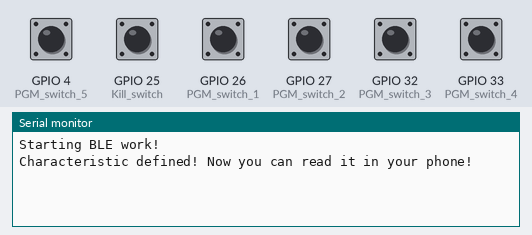
A sketch run on a simulated ESP32. On the bench: the last lines printed to the serial monitor. The inputs (shaded band) are chosen by the test bench; at power-on: GPIO 4 (PGM_switch_5), GPIO 25 (Kill_switch), GPIO 26 (PGM_switch_1), GPIO 27 (PGM_switch_2), GPIO 32 (PGM_switch_3), GPIO 33 (PGM_switch_4) LOW. Nothing arrives over Bluetooth unless stated; a phone connects over Bluetooth LE 3 s after start. At 3.9 s the program restarts the board; the recording ends there.

Above: at 1.2 s.
1.3 s: GPIO 4 (PGM_switch_5) pulled HIGH for 0.15 s
At 2.1 s:
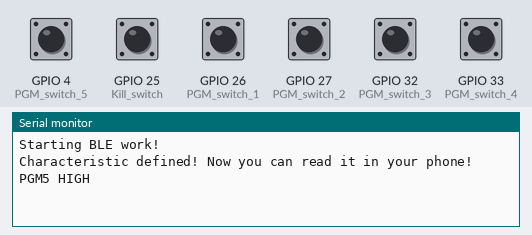
2.9 s: GPIO 25 (Kill_switch) pulled HIGH for 0.15 s
At 3.3 s:
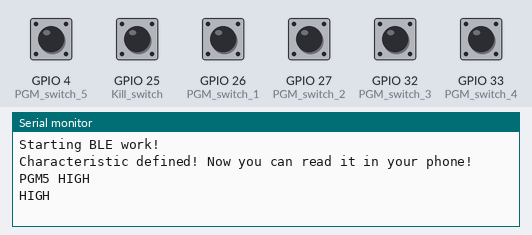

The sketch:

BLEserver.ino
```cpp
#include <Arduino.h>
/*BLE---------------------------------------------------*/
#include <BLEDevice.h>
#include <BLEUtils.h>
#include <BLEServer.h>

#define SERVICE_UUID "91bad492-b950-4226-aa2b-4ede9fa42f59"
#define CHARACTERISTIC_UUID "0d563a58-196a-48ce-ace2-dfec78acc814"

BLECharacteristic *pCharacteristic;
uint8_t value = 0;
/*------------------------------------------------------*/
//For searial connection with Unity
int Unity_signal;

//For stop the PGM actuation by hand
int Kill_switch = 25;
int Kill_switch_now;
int Kill_switch_past = 0;

//For PGM actuation by hand
int PGM_switch_1 = 26;
int PGM_switch_2 = 27;
int PGM_switch_3 = 32;
int PGM_switch_4 = 33;
int PGM_switch_5 = 4;

int PGM_switch_1_now;
int PGM_switch_1_past = 0;
int PGM_switch_2_now;
int PGM_switch_2_past = 0;
int PGM_switch_3_now;
int PGM_switch_3_past = 0;
int PGM_switch_4_now;
int PGM_switch_4_past = 0;
int PGM_switch_5_now;
int PGM_switch_5_past = 0;

void switchFunction()
{
    PGM_switch_1_now = digitalRead(PGM_switch_1);
    PGM_switch_2_now = digitalRead(PGM_switch_2);
    PGM_switch_3_now = digitalRead(PGM_switch_3);
    PGM_switch_4_now = digitalRead(PGM_switch_4);
    PGM_switch_5_now = digitalRead(PGM_switch_5);

    if (PGM_switch_1_past != PGM_switch_1_now)
    {
        if (PGM_switch_1_now == HIGH)
        {
            Serial.println("PGM1 HIGH");
            pCharacteristic->setValue("1");
            delay(1000);
        }
        PGM_switch_1_past = PGM_switch_1_now;
    }

    if (PGM_switch_2_past != PGM_switch_2_now)
    {
        if (PGM_switch_2_now == HIGH)
        {
            Serial.println("PGM2 HIGH");
            pCharacteristic->setValue("1");
            delay(1000);
        }
        PGM_switch_2_past = PGM_switch_2_now;
    }

    if (PGM_switch_3_past != PGM_switch_3_now)
    {
        if (PGM_switch_3_now == HIGH)
        {
            Serial.println("PGM3 HIGH");
            pCharacteristic->setValue("1");
            delay(1000);
        }
        PGM_switch_3_past = PGM_switch_3_now;
    }

    if (PGM_switch_4_past != PGM_switch_4_now)
    {
        if (PGM_switch_4_now == HIGH)
        {
            Serial.println("PGM4 HIGH");
            pCharacteristic->setValue("1");
            delay(1000);
        }
        PGM_switch_4_past = PGM_switch_4_now;
    }

    if (PGM_switch_5_past != PGM_switch_5_now)
    {
        if (PGM_switch_5_now == HIGH)
        {
            Serial.println("PGM5 HIGH");
            pCharacteristic->setValue("1");
            delay(1000);
        }
        PGM_switch_5_past = PGM_switch_5_now;
    }
}

void setup()
{
    Serial.begin(115200);
    /*BLE-------------------------------------------------*/
    Serial.println("Starting BLE work!");

    BLEDevice::init("ESP32");
    BLEServer *pServer = BLEDevice::createServer();
    BLEService *pService = pServer->createService(SERVICE_UUID);
    pCharacteristic = pService->createCharacteristic(
        CHARACTERISTIC_UUID,
        BLECharacteristic::PROPERTY_READ |
            BLECharacteristic::PROPERTY_WRITE |
            BLECharacteristic::PROPERTY_NOTIFY |
            BLECharacteristic::PROPERTY_INDICATE);

    pCharacteristic->setValue("Hello World says Neil");
    pService->start();
    pServer->getAdvertising()->addServiceUUID(BLEUUID(SERVICE_UUID));
    BLEAdvertising *pAdvertising = pServer->getAdvertising();
    pAdvertising->start();
    Serial.println("Characteristic defined! Now you can read it in your phone!");
    /*---------------------------------------------------*/

    pinMode(Kill_switch, INPUT);
    pinMode(PGM_switch_1, INPUT);
    pinMode(PGM_switch_2, INPUT);
    pinMode(PGM_switch_3, INPUT);
    pinMode(PGM_switch_4, INPUT);
    pinMode(PGM_switch_5, INPUT);
}

void loop()
{
    Unity_signal = Serial.read();
    Kill_switch_now = digitalRead(Kill_switch);

    switchFunction();

    if (Unity_signal == '0')
    {
        pCharacteristic->setValue("0");
    }
    else if (Unity_signal == '1')
    {
        pCharacteristic->setValue("1");
    }
    else if (Unity_signal == '2')
    {
        pCharacteristic->setValue("2");
    }
    else if (Unity_signal == '3')
    {
        pCharacteristic->setValue("3");
    }
    else if (Unity_signal == '4')
    {
        pCharacteristic->setValue("4");
    }
    else if (Unity_signal == '5')
    {
        pCharacteristic->setValue("5");
    }
    if (Kill_switch_past != Kill_switch_now)
    {
        if (Kill_switch_now == HIGH)
        {
            Serial.println("HIGH");
            pCharacteristic->setValue("0");
            delay(1000);
            exit(0);
        }
        Kill_switch_past = Kill_switch_now;
    }
}
```

Measured:
- after the input at 1.3 s, the serial monitor: prints a new line at once (image 1)
- after the input at 2.9 s, the serial monitor: prints a new line at once (image 2)
